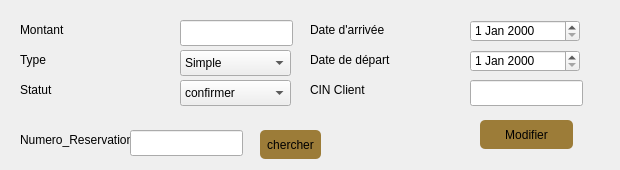
         <widget class="QWidget" name="tab_20">
          <attribute name="title">
           <string>Modifier</string>
          </attribute>
          <widget class="QFrame" name="frame_11">
           <property name="geometry">
            <rect>
             <x>10</x>
             <y>10</y>
             <width>601</width>
             <height>151</height>
            </rect>
           </property>
           <property name="frameShape">
            <enum>QFrame::NoFrame</enum>
           </property>
           <widget class="QLabel" name="label_93">
            <property name="geometry">
             <rect>
              <x>10</x>
              <y>10</y>
              <width>81</width>
              <height>20</height>
             </rect>
            </property>
            <property name="text">
             <string>Montant</string>
            </property>
           </widget>
           <widget class="QLabel" name="label_94">
            <property name="geometry">
             <rect>
              <x>300</x>
              <y>10</y>
              <width>131</width>
              <height>20</height>
             </rect>
            </property>
            <property name="text">
             <string>Date d'arrivée</string>
            </property>
           </widget>
           <widget class="QLabel" name="label_95">
            <property name="geometry">
             <rect>
              <x>300</x>
              <y>40</y>
              <width>111</width>
              <height>20</height>
             </rect>
            </property>
            <property name="text">
             <string>Date de départ</string>
            </property>
           </widget>
           <widget class="QLabel" name="label_96">
            <property name="geometry">
             <rect>
              <x>10</x>
              <y>70</y>
              <width>63</width>
              <height>20</height>
             </rect>
            </property>
            <property name="text">
             <string>Statut</string>
            </property>
           </widget>
           <widget class="QLabel" name="label_97">
            <property name="geometry">
             <rect>
              <x>10</x>
              <y>40</y>
              <width>71</width>
              <height>20</height>
             </rect>
            </property>
            <property name="text">
             <string>Type </string>
            </property>
           </widget>
           <widget class="QLineEdit" name="lineEdit_Montant_3">
            <property name="geometry">
             <rect>
              <x>170</x>
              <y>10</y>
              <width>113</width>
              <height>26</height>
             </rect>
            </property>
           </widget>
           <widget class="QComboBox" name="comboBox_status_2">
            <property name="geometry">
             <rect>
              <x>170</x>
              <y>70</y>
              <width>111</width>
              <height>26</height>
             </rect>
            </property>
            <item>
             <property name="text">
              <string>confirmer</string>
             </property>
            </item>
            <item>
             <property name="text">
              <string>annuler</string>
             </property>
            </item>
           </widget>
           <widget class="QComboBox" name="comboBox_type_2">
            <property name="geometry">
             <rect>
              <x>170</x>
              <y>40</y>
              <width>111</width>
              <height>26</height>
             </rect>
            </property>
            <item>
             <property name="text">
              <string>Simple</string>
             </property>
            </item>
            <item>
             <property name="text">
              <string>Double</string>
             </property>
            </item>
           </widget>
           <widget class="QDateEdit" name="dateEdit_arrive_2">
            <property name="geometry">
             <rect>
              <x>460</x>
              <y>10</y>
              <width>110</width>
              <height>22</height>
             </rect>
            </property>
           </widget>
           <widget class="QDateEdit" name="dateEdit_depart_2">
            <property name="geometry">
             <rect>
              <x>460</x>
              <y>40</y>
              <width>110</width>
              <height>22</height>
             </rect>
            </property>
           </widget>
           <widget class="QLabel" name="label_98">
            <property name="geometry">
             <rect>
              <x>300</x>
              <y>70</y>
              <width>81</width>
              <height>20</height>
             </rect>
            </property>
            <property name="text">
             <string>CIN Client</string>
            </property>
           </widget>
           <widget class="QLineEdit" name="lineEdit_cin_2">
            <property name="geometry">
             <rect>
              <x>460</x>
              <y>70</y>
              <width>113</width>
              <height>26</height>
             </rect>
            </property>
           </widget>
           <widget class="QPushButton" name="pushButton_modifier">
            <property name="geometry">
             <rect>
              <x>470</x>
              <y>110</y>
              <width>93</width>
              <height>29</height>
             </rect>
            </property>
            <property name="styleSheet">
             <string notr="true">background-color: rgb(156, 124, 56);
border-radius:5px;</string>
            </property>
            <property name="text">
             <string>Modifier</string>
            </property>
           </widget>
           <widget class="QLabel" name="label_99">
            <property name="geometry">
             <rect>
              <x>10</x>
              <y>120</y>
              <width>111</width>
              <height>20</height>
             </rect>
            </property>
            <property name="text">
             <string>Numero_Reservation</string>
            </property>
           </widget>
           <widget class="QLineEdit" name="lineEdit_recherche">
            <property name="geometry">
             <rect>
              <x>120</x>
              <y>120</y>
              <width>113</width>
              <height>26</height>
             </rect>
            </property>
           </widget>
           <widget class="QPushButton" name="pushButton_rechercher">
            <property name="geometry">
             <rect>
              <x>250</x>
              <y>120</y>
              <width>61</width>
              <height>29</height>
             </rect>
            </property>
            <property name="styleSheet">
             <string notr="true">background-color: rgb(156, 124, 56);
border-radius:5px;</string>
            </property>
            <property name="text">
             <string>chercher</string>
            </property>
           </widget>
          </widget>
         </widget>
